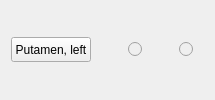
       <widget class="QEvaluationWidget" name="QEvaluationWidget_7" native="true">
        <layout class="QHBoxLayout" name="horizontalLayout_8">
         <item>
          <widget class="QPushButton" name="putamen_left">
           <property name="sizePolicy">
            <sizepolicy hsizetype="Preferred" vsizetype="Fixed">
             <horstretch>0</horstretch>
             <verstretch>0</verstretch>
            </sizepolicy>
           </property>
           <property name="minimumSize">
            <size>
             <width>30</width>
             <height>25</height>
            </size>
           </property>
           <property name="text">
            <string>Putamen, left</string>
           </property>
          </widget>
         </item>
         <item>
          <spacer name="horizontalSpacer_16">
           <property name="orientation">
            <enum>Qt::Horizontal</enum>
           </property>
           <property name="sizeType">
            <enum>QSizePolicy::MinimumExpanding</enum>
           </property>
           <property name="sizeHint" stdset="0">
            <size>
             <width>31</width>
             <height>25</height>
            </size>
           </property>
          </spacer>
         </item>
         <item>
          <widget class="QRadioButton" name="putamen_left_good">
           <property name="enabled">
            <bool>false</bool>
           </property>
           <property name="sizePolicy">
            <sizepolicy hsizetype="Fixed" vsizetype="Fixed">
             <horstretch>0</horstretch>
             <verstretch>0</verstretch>
            </sizepolicy>
           </property>
           <property name="minimumSize">
            <size>
             <width>25</width>
             <height>25</height>
            </size>
           </property>
           <property name="text">
            <string notr="true"/>
           </property>
          </widget>
         </item>
         <item>
          <spacer name="horizontalSpacer_17">
           <property name="orientation">
            <enum>Qt::Horizontal</enum>
           </property>
           <property name="sizeType">
            <enum>QSizePolicy::Fixed</enum>
           </property>
           <property name="sizeHint" stdset="0">
            <size>
             <width>20</width>
             <height>25</height>
            </size>
           </property>
          </spacer>
         </item>
         <item>
          <widget class="QRadioButton" name="putamen_left_bad">
           <property name="enabled">
            <bool>false</bool>
           </property>
           <property name="sizePolicy">
            <sizepolicy hsizetype="Fixed" vsizetype="Fixed">
             <horstretch>0</horstretch>
             <verstretch>0</verstretch>
            </sizepolicy>
           </property>
           <property name="minimumSize">
            <size>
             <width>25</width>
             <height>25</height>
            </size>
           </property>
           <property name="text">
            <string/>
           </property>
          </widget>
         </item>
        </layout>
       </widget>
